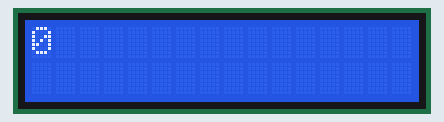
A sketch run on a simulated Arduino Uno, built with avr-gcc and run on an emulated ATmega328P. Parts: 16×2 character LCD.

Above: at 0.1 s.
At 1.1 s:
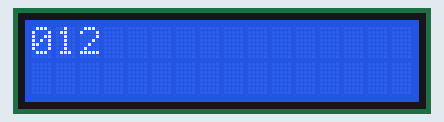
At 2.6 s:
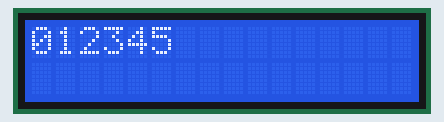
At 5.1 s:
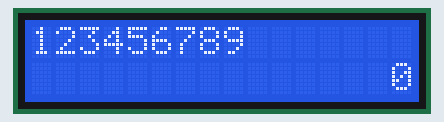
At 7.6 s:
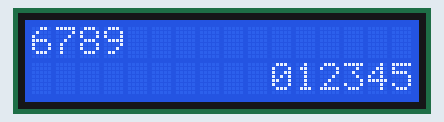
At 10.6 s:
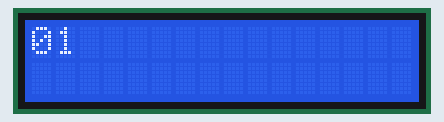

The sketch:

Autoscroll_lcd.ino
```cpp
#include <LiquidCrystal.h>

// initialize the library with the numbers of the interface pins
LiquidCrystal lcd(8, 9, 4, 5, 6, 7);

void setup() {
  // set up the LCD's number of columns and rows:
  lcd.begin(16, 2);
}

void loop() {
  // set the cursor to (0,0):
  lcd.setCursor(0, 0);
  // print from 0 to 9:
  for (int thisChar = 0; thisChar < 10; thisChar++) {
    lcd.print(thisChar);
    delay(500);
  }

  // set the cursor to (16,1):
  lcd.setCursor(16, 1);
  // set the display to automatically scroll:
  lcd.autoscroll();
  // print from 0 to 9:
  for (int thisChar = 0; thisChar < 10; thisChar++) {
    lcd.print(thisChar);
    delay(500);
  }
  // turn off automatic scrolling
  lcd.noAutoscroll();

  // clear screen for the next loop:
  lcd.clear();
}
```

Measured:
- by itself, everything shown: repeats every 10.0 s, in 21 steps
- what the display in image 1 shows lasts 0.5 s, from 1.1 s to 1.6 s
